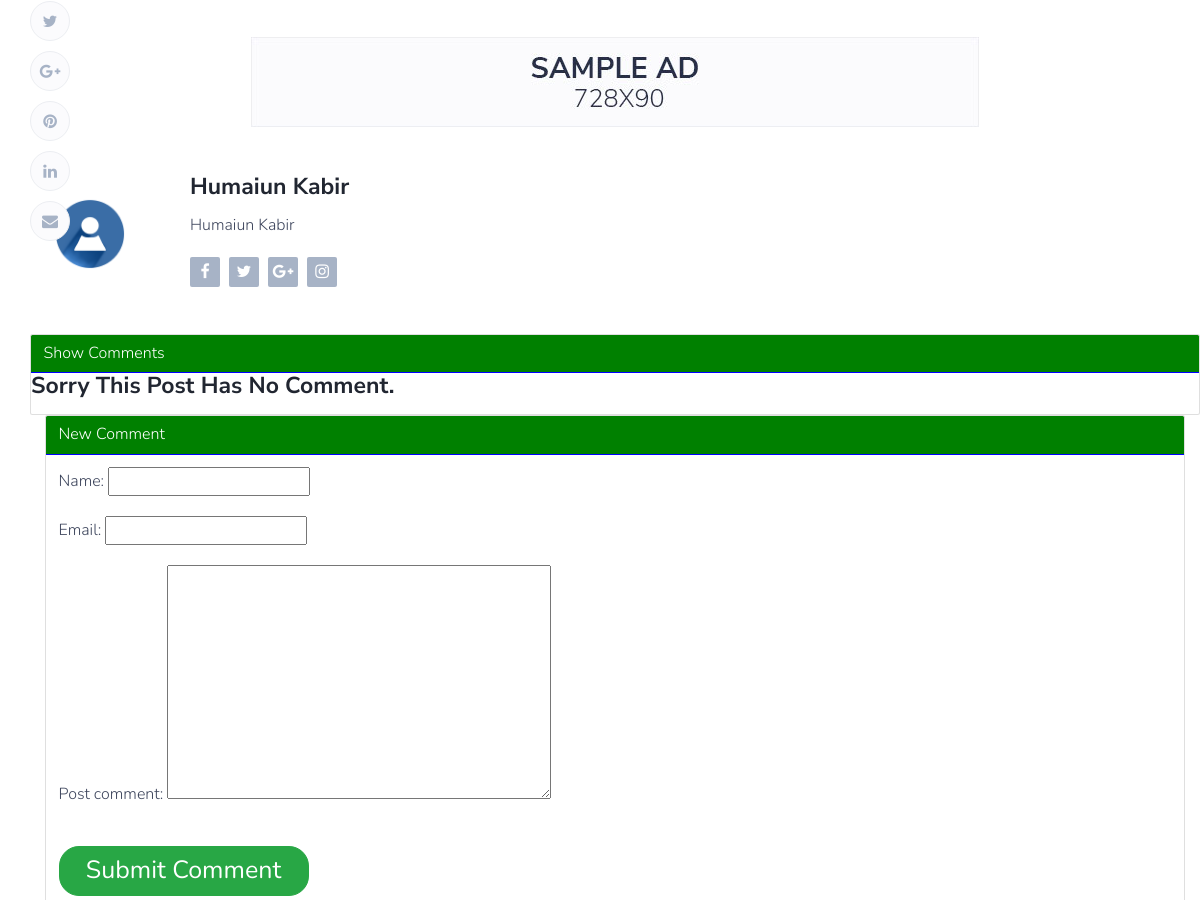
Before: /article/17 (middle part) with the older database file.
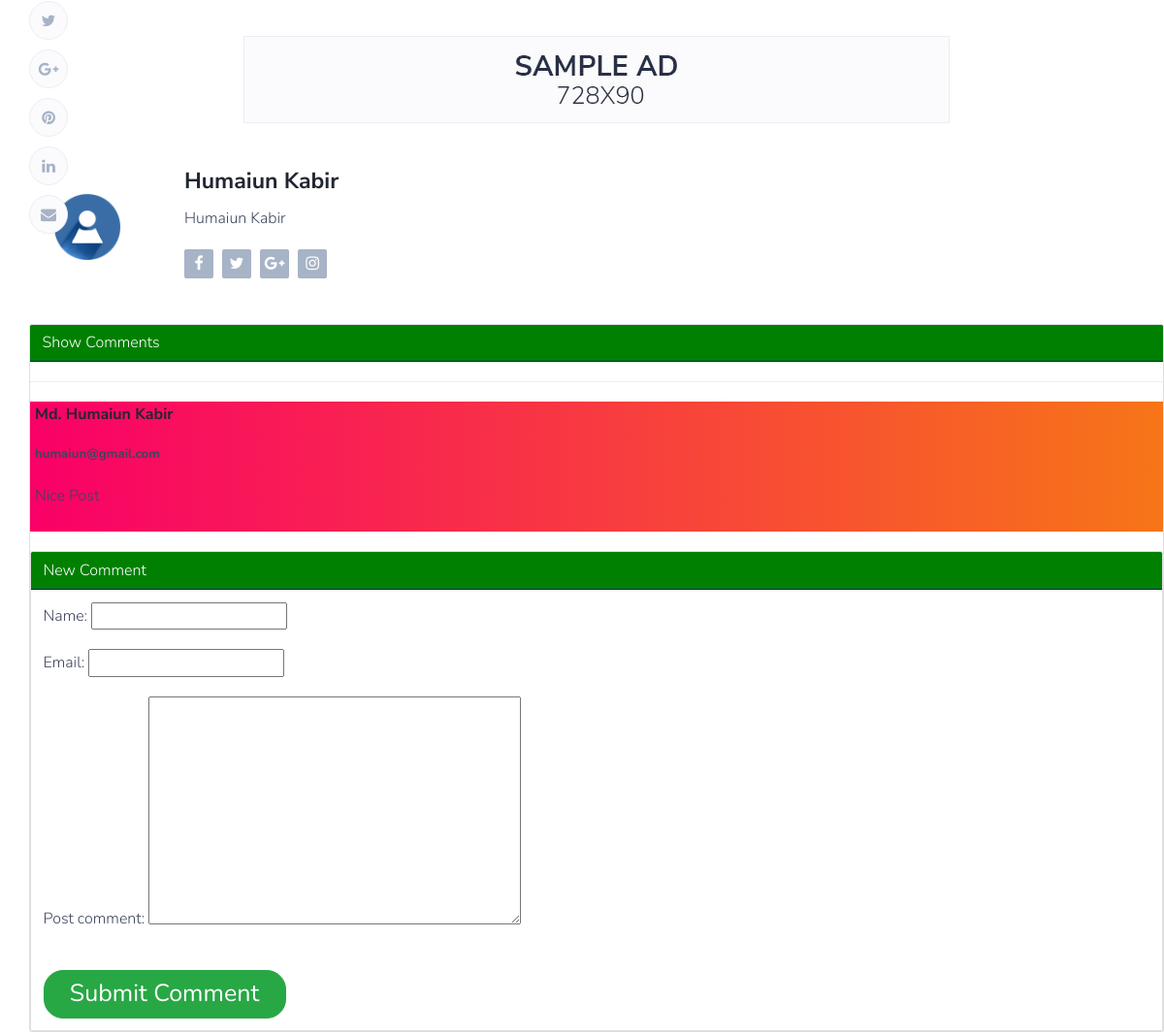
After: the same page with the newer database file.
### blogapp/models.py (models this page shows, shortened)
class comment(models.Model):
    id = models.IntegerField(primary_key=True, auto_created=True)
    post = models.ForeignKey(article, on_delete=models.CASCADE)
    name = models.CharField(max_length=100)
    email = models.EmailField(max_length=200)
    post_comment = models.TextField()

### blogapp/views.py (the view)
# urls.py: path('article/<int:id>', views.getSingle, name='singlepost'),
def getSingle(request, id):
    singlepost = get_object_or_404(article, pk=id)
    getComment = comment.objects.filter(post=id)
    form = commentForm(request.POST or None)
    if form.is_valid():
        instance = form.save(commit=False)
        instance.post = singlepost
        instance.save()
    context = {
        "post": singlepost,
        "form": form,
        "comments": getComment
    }
    return render(request, 'single.html', context)

### blogapp/forms.py
class commentForm(forms.ModelForm):
    class Meta:
        model = comment
        fields = [
            'name',
            'email',
            'post_comment',
        ]

### templates/single.html (shortened to what this page needs)
{% extends "masterpage.html" %} {% load static %}  {% block content %}
<div class="section">
  <div class="container">
    <div class="row">
        <div class="section-row sticky-container">
          <div class="post-shares sticky-shares">
            <a href="#" class="share-twitter"><i class="fa fa-twitter"></i></a>
            <a href="#" class="share-google-plus"
              ><i class="fa fa-google-plus"></i
            ></a>
            <a href="#" class="share-pinterest"
              ><i class="fa fa-pinterest"></i
            ></a>
            <a href="#" class="share-linkedin"
              ><i class="fa fa-linkedin"></i
            ></a>
            <a href="#"><i class="fa fa-envelope"></i></a>
          </div>
        </div>
        <div class="section-row text-center">
          <a href="#" style="display: inline-block; margin: auto">
            <img
              class="img-responsive"
              src="img/xad-2.jpg.pagespeed.ic.bUoDgOb5IT.jpg"
              alt=""
            />
          </a>
        </div>
        <div class="section-row">
          <div class="post-author">
            <div class="media">
              <div class="media-left">
                <img
                  class="media-object"
                  src="{{ post.article_author.profile_picture.url }}"
                  alt=""
                />
              </div>
              <div class="media-body">
                <div class="media-heading">
                  <h3>{{ post.article_author.name.get_full_name }}</h3>
                </div>
                <p>{{ post.article_author.detals }}</p>
                <ul class="author-social">
                  <li>
                    <a href="#"><i class="fa fa-facebook"></i></a>
                  </li>
                  <li>
                    <a href="#"><i class="fa fa-twitter"></i></a>
                  </li>
                  <li>
                    <a href="#"><i class="fa fa-google-plus"></i></a>
                  </li>
                  <li>
                    <a href="#"><i class="fa fa-instagram"></i></a>
                  </li>
                </ul>
              </div>
            </div>
          </div>
        </div>
        <div  class="card">
          <div class="card-header">Show Comments</div>
          {% for comment in comments %}
          <hr>
          <div class="card-title">
              <h4>{{ comment.name }}</h4>
              <h5>{{ comment.email }}</h5>
              <p>{{ comment.post_comment }}</p>
              {% empty %}
              <h3>Sorry This Post Has No Comment.</h3>
          </div>
          {% endfor %}
          </div>
          <div class="card">
          <div class="card-header">New Comment</div>
          <div class="card-body">
            <form action="" method="POST">
              {% csrf_token %} {{ form.as_p}}
              <button class="btn btn-success" style="width: 250px; height: 50px; font-size: 25px; margin-top: 20px;border-radius: 20px;">Submit Comment</button>
            </form>
          </div>
        </div>
        {% endblock %}

Changed rows visible on the page:
added comment: name "Md. Humaiun Kabir", email "humaiun@gmail.com", post_comment "Nice Post"
Other visible differences:
text no longer shown: "Sorry This Post Has No Comment."
